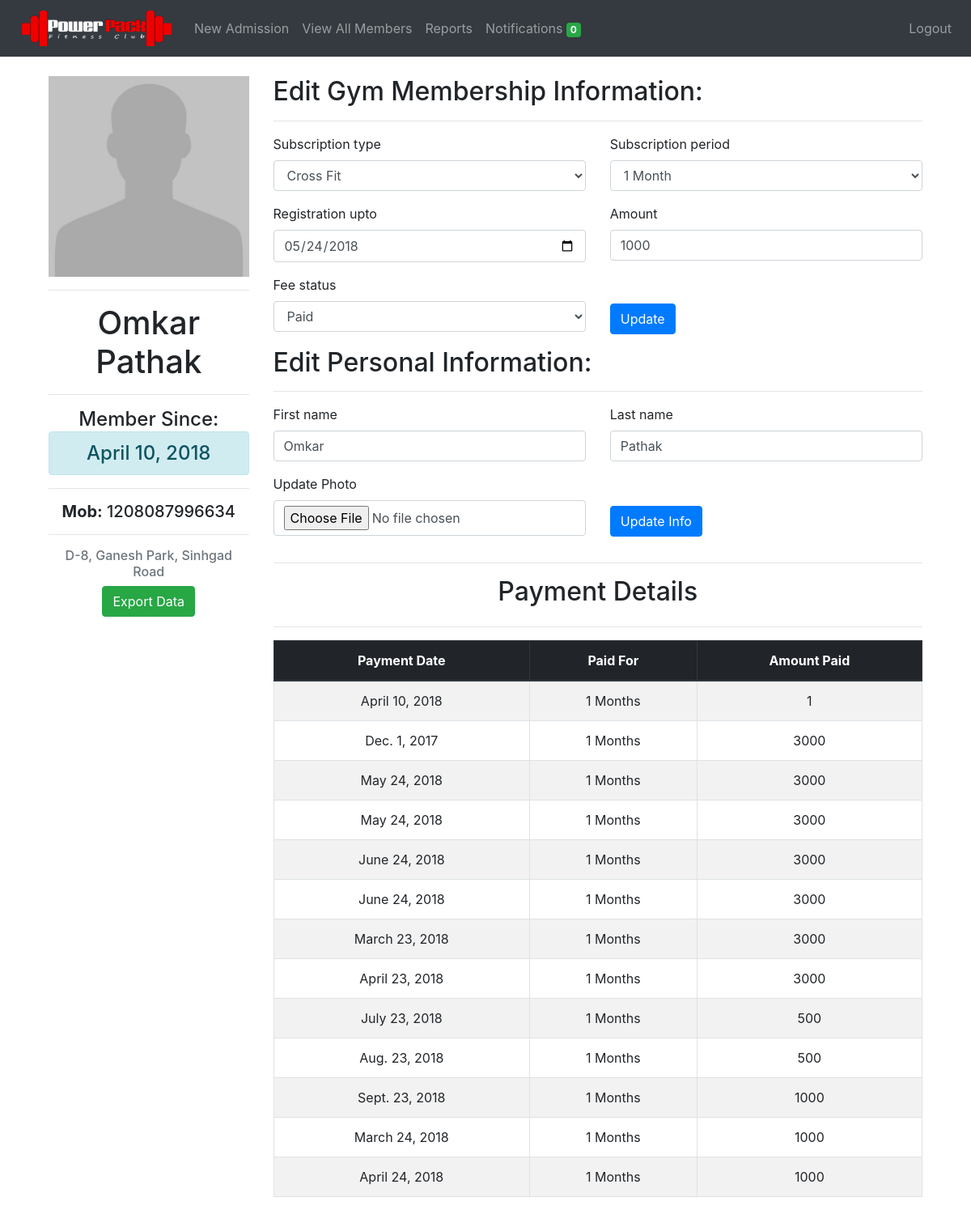
Page /members/update/13/ (signed in) on the earlier database version.
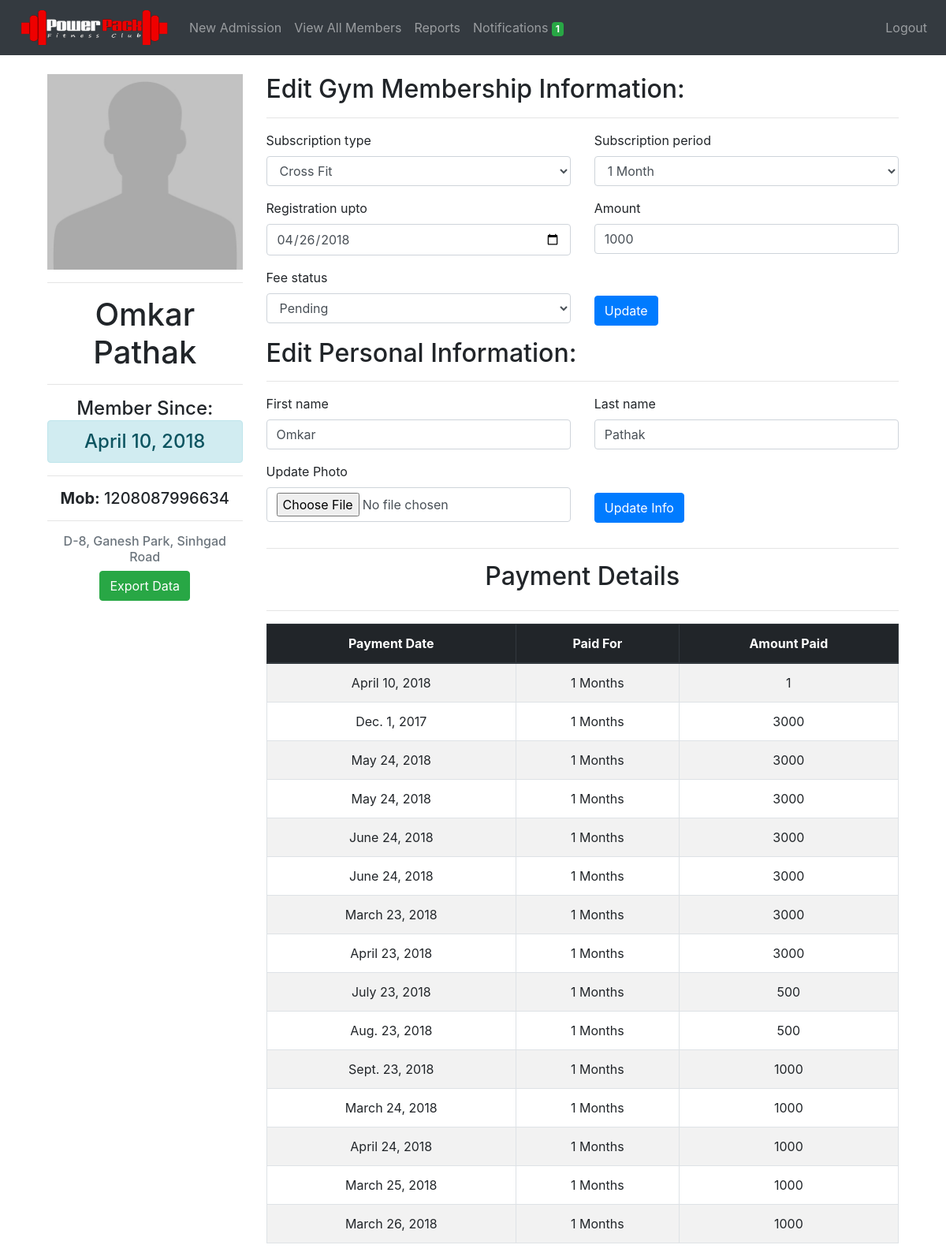
Same page on the later database version.
### payments/models.py (models this page shows)
class Payments(models.Model):
    user = models.ForeignKey(Member, on_delete=models.CASCADE)
    payment_date = models.DateField()
    payment_period = models.IntegerField()
    payment_amount = models.IntegerField()

### members/views.py (the view, shortened to what this page needs)
# urls.py: path('update/<int:id>/', login_required(views.update_member), name='update_member'),
def update_member(request, id):
    subs_end_today_count = Member.objects.filter(
                                            registration_upto__lte=datetime.datetime.now(),
                                            registration_upto__gte=datetime.date.today() - datetime.timedelta(days=2),
                                            notification=1
                                            ).count()
    if request.method == 'POST' and request.POST.get('export'):
        return export_all(Member.objects.filter(pk=id))
    if request.method == 'POST' and request.POST.get('gym_membership'):
        object = Member.objects.get(pk=id)
        object.registration_date =  request.POST.get('registration_date')
        day = parser.parse(request.POST.get('registration_date')).day
        last_day = parser.parse(str(object.registration_upto)).day
        month = parser.parse(request.POST.get('registration_date')).month
        last_month = parser.parse(str(object.registration_upto)).month
        if (day != last_day and month == last_month) or (request.POST.get('fee_status') == 'pending'):
            object.registration_upto =  parser.parse(request.POST.get('registration_date'))
            object.fee_status = request.POST.get('fee_status')
            object.amount = request.POST.get('amount')
            object.save()
        else:
            object.registration_upto =  parser.parse(request.POST.get('registration_date')) + delta.relativedelta(months=int(request.POST.get('subscription_period')))
            object.subscription_type =  request.POST.get('subscription_type')
            object.subscription_period =  request.POST.get('subscription_period')
            object.fee_status = request.POST.get('fee_status')
            object.amount =  request.POST.get('amount')
            object.notification =  2
            object.save()
            if object.fee_status == 'paid':
                check = Payments.objects.filter(
                    payment_date=object.registration_date,
                    user__pk=object.pk).count()
                if check == 0:
                    payments = Payments(
                                        user=object,
                                        payment_date=object.registration_date,
                                        payment_period=object.subscription_period,
                                        payment_amount=object.amount)
                    payments.save()
        subs_end_today_count = Member.objects.filter(
                                            registration_upto=datetime.datetime.now(),
                                            notification=1
                                            ).count()
        user = Member.objects.get(pk=id)
        gym_form = UpdateMemberGymForm(initial={
                                'registration_date': user.registration_upto,
                                'registration_upto': user.registration_upto,
                                'subscription_type': user.subscription_type,
                                'subscription_period': user.subscription_period,
                                'amount': user.amount,
                                'fee_status': user.fee_status,
                                })
        info_form = UpdateMemberInfoForm(initial={
                                'first_name': user.first_name,
                                'last_name': user.last_name,
                                })
        try:
            payments = Payments.objects.filter(user=user)
        except Payments.DoesNotExist:
            payments = 'No Records'
        return render(request,
            'update.html',
            {
                'payments': payments,
                'gym_form': gym_form,
                'info_form': info_form,
                'user': user,
                'updated': 'Record Updated Successfully',
                'subs_end_today_count': subs_end_today_count,
            })
    else:
        user = Member.objects.get(pk=id)
        if len(Payments.objects.filter(user=user)) > 0:
            payments = Payments.objects.filter(user=user)
        else:
            payments = 'No Records'
        gym_form = UpdateMemberGymForm(initial={
                                'registration_date': user.registration_upto,
                                'registration_upto': user.registration_upto,
                                'subscription_type': user.subscription_type,
                                'subscription_period': user.subscription_period,
                                'amount': user.amount,
                                'fee_status': user.fee_status,
                                })
        info_form = UpdateMemberInfoForm(initial={
                                'first_name': user.first_name,
                                'last_name': user.last_name,
                                })
    return render(request,
                    'update.html',
                    {
                        'payments': payments,
                        'gym_form': gym_form,
                        'info_form': info_form,
                        'user': user,
                        'subs_end_today_count': subs_end_today_count,
                    }
                )

### members/models.py
class UpdateMemberGymForm(forms.Form):
	registration_date = forms.DateField(widget=forms.DateInput(attrs={'type': 'date'}))
	registration_upto = forms.DateField(widget=forms.DateInput(attrs={'type': 'date'}))
	subscription_type  = forms.ChoiceField(choices=SUBSCRIPTION_TYPE_CHOICES)
	subscription_period = forms.ChoiceField(choices=SUBSCRIPTION_PERIOD_CHOICES)
	fee_status = forms.ChoiceField(choices=FEE_STATUS)
	amount = forms.IntegerField()

class UpdateMemberInfoForm(forms.Form):
	first_name = forms.CharField(max_length=50)
	last_name = forms.CharField(max_length=50)
	photo = forms.FileField(label='Update Photo', required=False)

### members/templatetags/tags.py (called while the page is built)
@register.filter(name='add_css')
def add_css(field, css):
    return field.as_widget(attrs={"class": css})

### members/templates/update.html (shortened to what the changed rows need)
{% extends 'base.html' %}
{% load tags %}
{% block content %}
    <div class="container">
      <div class="row">
        <div class="col-md-3">
          <h1 class="text-center">{{ user.first_name }} {{ user.last_name }}</h1>
        </div>
        <div class="col">
          <h2>Edit Gym Membership Information:</h2>
          <form method="POST" action="{% url 'update_member' user.member_id %}" style="margin-top: 2%" enctype="multipart/form-data">
              <div class="row">
                <div class="form-group col-lg-6 col-md-6 col-sm-12 col-xs-12">
                  <label for="registration_upto">{{ gym_form.registration_upto.label }}</label>
                  {{ gym_form.registration_date | add_css:"form-control" }}
                </div>
              </div>
              <div class="row">
                <div class="form-group col-lg-6 col-md-6 col-sm-12 col-xs-12">
                  <label for="photo">{{ gym_form.fee_status.label }}</label>
                  {{ gym_form.fee_status | add_css:"form-control" }}
                </div>
              </div>
            </form>
            <h2>Edit Personal Information:</h2>
            <div class="row text-center">
              <div class="col"><h2>Payment Details</h2></div>
            </div>
            {% if payments != 'No Records' %}
            <table class="table table-striped table-bordered">
              <thead class="text-center thead-dark">
                <tr>
                  <th scope="col">Payment Date</th>
                  <th scope="col">Paid For</th>
                  <th scope="col">Amount Paid</th>
                </tr>
              </thead>
              <tbody class="text-center">
                {% for pays in payments %}
                  <tr>
                    <td>{{ pays.payment_date }}</td>
                    <td>{{ pays.payment_period }} Months</td>
                    <td>{{ pays.payment_amount }}</td>
                  </tr>
                {% endfor %}
              </tbody>
            </table>
          {% else %}
          <div class="row text-center">
            <div class="alert alert-warning col"> <strong>{{ payments }}</strong> </div>
          </div>
          {% endif %}
        </div>
      </div>
    </div>
{% endblock %}

Differences in the rows shown:
added Payments: payment_date "March 25, 2018", payment_period "1", payment_amount "1000"
added Payments: payment_date "March 26, 2018", payment_period "1", payment_amount "1000"
Other differences:
{{ subs_end_today_count }}: "0" → "1"
form field registration_date: "05/24/2018" → "04/26/2018"
form field fee_status: "Paid" → "Pending"
